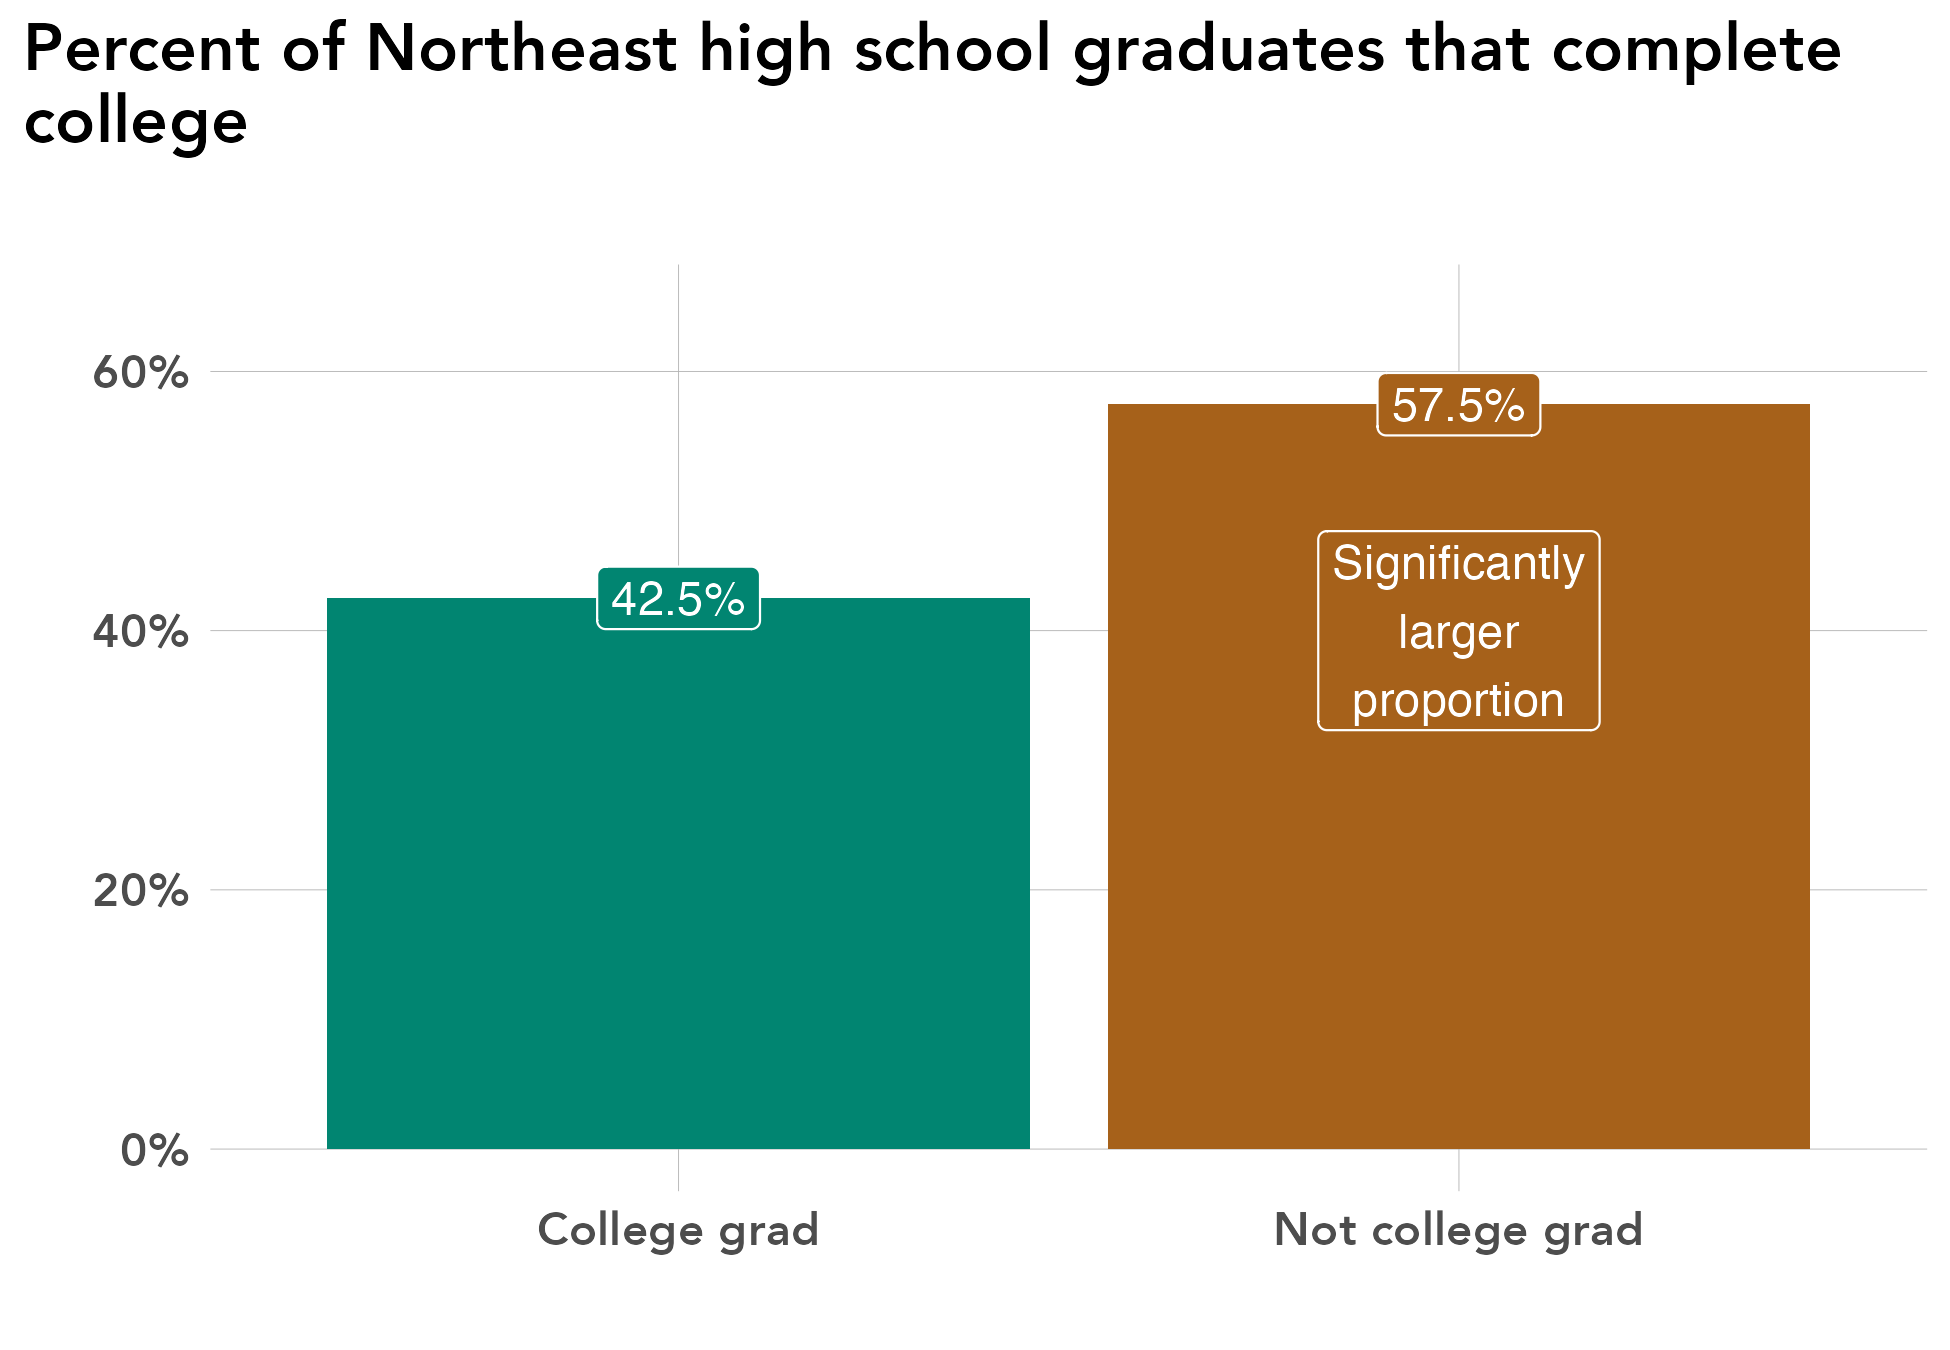

This chart was generated by the following R code:
# library -----------------------------------------------------------------
library(tidyverse)
library(sf)
library(ggrepel)
library(scales)
library(ggiraph)
library(rmapshaper)
library(cowplot)
library(RColorBrewer)
library(readxl)
library(lubridate)
library(readxl)
library(systemfonts)
reset_font_cache()
library(ggtext)
library(janitor)
library(cowplot)


rm(list = ls())

# themes ------------------------------------------------------------------
theme_bar <- theme_bw() +
  theme(panel.grid.major = element_line(color = "grey70", size = 0.1),
        panel.grid.minor = element_blank(),
        axis.ticks = element_blank(),
        axis.text = element_text(face = "bold"),
        panel.border = element_blank(),
        legend.background = element_rect(fill = "transparent", color = "transparent"),
        legend.key = element_rect(fill = "transparent"),
        legend.key.size = unit(1, "lines"),
        legend.margin = margin(0,0,0,0),
        legend.title = element_blank(),
        legend.text = element_text(margin = margin(l = 2)),
        text = element_text(family = "Avenir") ,
        plot.title.position = "plot",
        plot.title = element_text(face = "bold"))

theme_line <- theme_bw() +
  theme(legend.background = element_rect(fill = "transparent", color = "transparent"),
        legend.key = element_rect(fill = "transparent"),
        legend.text = element_text(margin = margin(l = 2)),
        panel.grid.minor = element_blank(),
        panel.grid.major = element_line(color = "grey70", size = 0.1),
        axis.ticks = element_blank(),
        axis.text = element_text(face = "bold"),
        panel.border = element_blank(),
        legend.margin = margin(0,0,0,0),
        legend.key.size = unit(1, "lines"),
        text = element_text(family = "Avenir") ,
        plot.title.position = "plot",
        plot.title = element_text(face = "bold"))


theme_sf <- theme_bw() +
  theme(axis.text.x=element_blank(),
        axis.text.y=element_blank(),
        axis.ticks=element_blank(),
        panel.background = element_blank(),
        panel.grid.major = element_line(color = "white"),
        panel.border = element_blank(),
        legend.title = element_blank(),
        legend.text = element_text(margin = margin(l = 2)),
        legend.margin = margin(0,0,0,0),
        legend.key.size = unit(1, "lines"),
        text = element_text(family = "Avenir") ,
        plot.title.position = "plot",
        plot.title = element_text(face = "bold"))

regions <- read_csv("/Users/kellyasche/Library/CloudStorage/GoogleDrive-kasche@ruralmn.org/My Drive/Data Prep/R Projects/Join docs/county_regions.csv") %>%
  select(5,6) %>%
  unique() %>%
  mutate(edr = str_replace(edr, "  ", " "),
         planning.region = str_replace(planning.region, " Minnesota", ""),
         planning.region = fct_relevel(planning.region, "Northwest", "Northeast", "Central", "Seven County Mpls-St Paul", "Southwest", "Southeast"),
         edr = fct_relevel(edr, "EDR 1 - Northwest", "EDR 2 - Headwaters", "EDR 3 - Arrowhead", "EDR 4 - West Central", "EDR 5 - North Central", "EDR 6E- Southwest Central", "EDR 6W- Upper Minnesota Valley", "EDR 7E- East Central", "EDR 7W- Central", "EDR 8 - Southwest", "EDR 9 - South Central", "EDR 10 - Southeast", "EDR 11 - 7 County Twin Cities", "Minnesota"))

counties.regions <- read_csv("/Users/kellyasche/Library/CloudStorage/GoogleDrive-kasche@ruralmn.org/My Drive/Data Prep/R Projects/Join docs/county_regions.csv") %>%
  mutate(countyfp = formatC(countyfp, width = 3, flag = "0"),
         Name = str_to_title(Name),
         Name = str_replace(Name, "Q", "q"),
         Name = str_replace(Name, "Of The", "of the"),
         Name = str_replace(Name, "Mcleod", "McLeod"),
         Dem_Desc = ifelse(Name == "Minnesota", "Minnesota", Dem_Desc) ,
         edr = str_replace(edr, "  ", " "),
         planning.region = str_replace(planning.region, " Minnesota", ""),
         planning.region = fct_relevel(planning.region, "Northwest", "Northeast", "Central", "Seven County Mpls-St Paul", "Southwest", "Southeast"),
         edr = fct_relevel(edr, "EDR 1 - Northwest", "EDR 2 - Headwaters", "EDR 3 - Arrowhead", "EDR 4 - West Central", "EDR 5 - North Central", "EDR 6E- Southwest Central", "EDR 6W- Upper Minnesota Valley", "EDR 7E- East Central", "EDR 7W- Central", "EDR 8 - Southwest", "EDR 9 - South Central", "EDR 10 - Southeast", "EDR 11 - 7 County Twin Cities", "Minnesota"))

color.ruca <- c("Entirely rural" = "#009933", "Town/rural mix" = "#99CC33", "Urban/town/rural mix" = "#CC9966", "Entirely urban" = "#754C29", "Minnesota" = "black")

color.pr <- c("Northwest" = "#4575b4","Northeast" = "grey", "Central" = "#fee090", "Seven County Mpls-St Paul" = "#d73027", "Southwest" = "#91bfdb", "Southeast" = "#fc8d59", "Minnesota" = "black")

color.edr <- c("EDR 1 - Northwest" = "#b3cde3", "EDR 2 - Headwaters" = "#8c96c6", "EDR 3 - Arrowhead" = "#fe9929", "EDR 4 - West Central" = "#8856a7", "EDR 5 - North Central" = "#810f7c", "EDR 6E- Southwest Central" = "#e5f5f9", "EDR 6W- Upper Minnesota Valley" = "#bdc9e1", "EDR 7E- East Central" = "#99d8c9", "EDR 7W- Central" = "#2ca25f", "EDR 8 - Southwest" = "#74a9cf", "EDR 9 - South Central" = "#0570b0", "EDR 10 - Southeast" = "#d7301f", "EDR 11 - 7 County Twin Cities" = "#d8b365", "Minnesota" = "black")

color.pr.edr <- c ("Northwest" = "#4575b4","Northeast" = "#e0f3f8", "Central" = "#fee090", "Seven County Mpls-St Paul" = "#d73027", "Southwest" = "#91bfdb", "Southeast" = "#fc8d59", "Minnesota" = "black", "EDR 1 - Northwest" = "#b3cde3", "EDR 2 - Headwaters" = "#8c96c6", "EDR 3 - Arrowhead" = "#fe9929", "EDR 4 - West Central" = "#8856a7", "EDR 5 - North Central" = "#810f7c", "EDR 6E- Southwest Central" = "#e5f5f9", "EDR 6W- Upper Minnesota Valley" = "#bdc9e1", "EDR 7E- East Central" = "#99d8c9", "EDR 7W- Central" = "#2ca25f", "EDR 8 - Southwest" = "#74a9cf", "EDR 9 - South Central" = "#0570b0", "EDR 10 - Southeast" = "#d7301f", "EDR 11 - 7 County Twin Cities" = "#d8b365")

color.six <- c("#009933", "#4575b4", "grey", "#fee090", "#fc8d59", "#d73027")

mn_counties <- st_read("/Users/kellyasche/Library/CloudStorage/GoogleDrive-kasche@ruralmn.org/My Drive/Data Prep/R Projects/Shapefiles/County shapefiles/MNCounties_MNDOT.shp", quiet = TRUE) %>%
  ms_simplify(keep = .01, keep_shapes = TRUE) %>%
  rename("countyfp" = "FIPS_CODE")

counties.regions.1 <- counties.regions %>%
  mutate(statefp = "27",
         project.pr = ifelse(edr %in% c("EDR 1 - Northwest", "EDR 2 - Headwaters", "EDR 4 - West Central"), "Northwest",
                             ifelse(edr == "EDR 3 - Arrowhead", "Northeast",
                                    ifelse(edr %in% c("EDR 5 - North Central", "EDR 7E- East Central", "EDR 7W- Central"), "Central",
                                           ifelse(edr %in% c("EDR 6E- Southwest Central", "EDR 6W- Upper Minnesota Valley", "EDR 8 - Southwest"), "Southwest",
                                                  ifelse(edr %in% c("EDR 9 - South Central", "EDR 10 - Southeast"), "Southern", as.character(planning.region)))))),
         project.pr = fct_relevel(project.pr, "Northwest", "Northeast", "Central", "Seven County Mpls-St Paul", "Southwest", "Southern"))

# Prep data ---------------------------------------------------------------

original <- read_csv("Data/SLEDS/Masters/Master-report-dataset.csv")

names(original)

data <- original %>%
  select(ps.grad) %>%
  filter(ps.grad != "Attending ps") %>%
  group_by(ps.grad) %>%
  summarize(n = sum(n())) %>%
  ungroup() %>%
  mutate(pct = n / sum(n),
         ps.grad = ifelse(ps.grad == "Y", "College grad", "Not college grad"))



# Create chart ------------------------------------------------------------
ggplot(data = data, aes(ps.grad, pct, fill = ps.grad)) +
  geom_col(position = "dodge") +
  geom_label(aes(label = percent(pct, accuracy = .1)), show.legend = FALSE, position = position_dodge(width = .9), color = "white", size = 4) +
  annotate(geom = "label",
           x = 2, 
           y = .4,
           label = "Significantly\nlarger\nproportion",
           size = 4,
           fill = "transparent",
           color = "white") +
  labs(x="", 
       y = "", 
       title = "Percent of Northeast high school graduates that complete\ncollege",
       subtitle = "") +
  scale_y_continuous(labels=scales::percent,
                     limits = c(0, .65)) +
  scale_fill_manual(values = c("#018571", "#a6611a")) +
  theme_bar+
  theme(legend.position = "none",
        text = element_text(size = 14),
        plot.title = element_text(size = 16))


ggsave(filename = "Charts/Paper report/ps-grad.pdf", device = cairo_pdf, dpi = "print", width = 6.5, height = 4.5)

ggsave(filename = "Charts/Paper report/ps-grad.png", dpi = "print", width = 6.5, height = 4.5)
